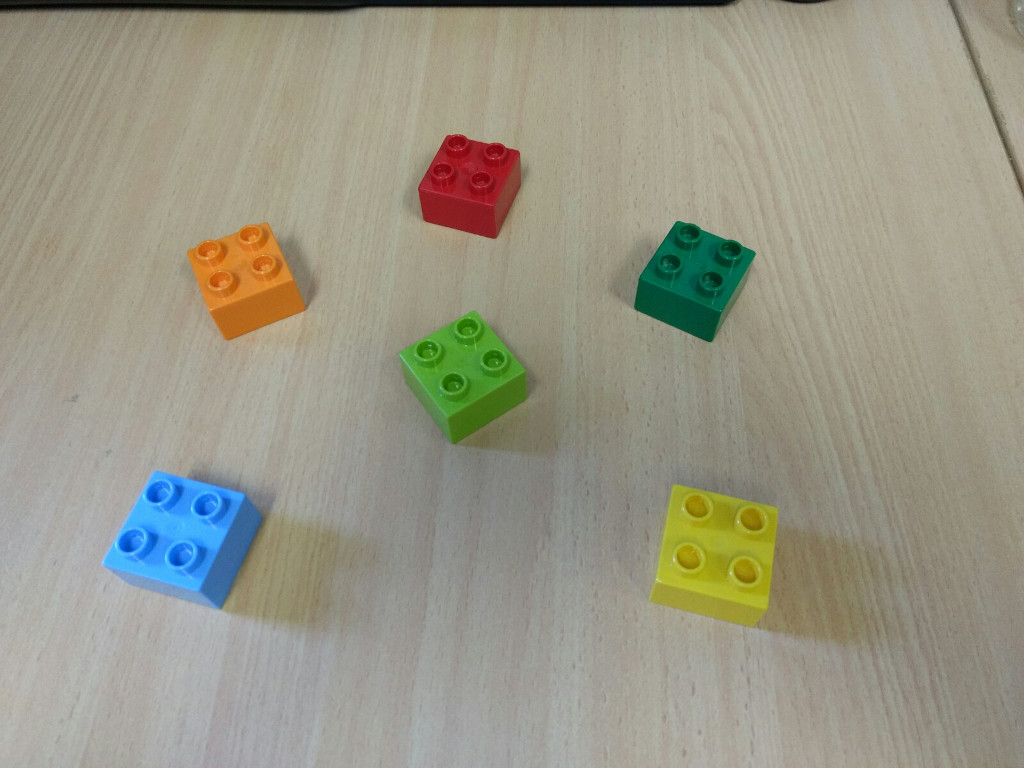
%> input picture AMME4710_Ass1/Submission/legobricks001.jpg, 1024 x 768 px
$ octave makemontage.m   (GNU Octave 9; MATLAB toolbox functions it lacks are replaced by stand-ins)
%> lines starting %> are read from the running program, lines starting %| are printed output that depends on the picture

clear all
close all
clc

lego(:,:,:,1) = imread('legobricks001.jpg');
%> lego is the input picture: size 768x1024x3 uint8; mean R, G, B 153, 150.9, 134.3
lego(:,:,:,2) = imread('legobricks002.jpg');
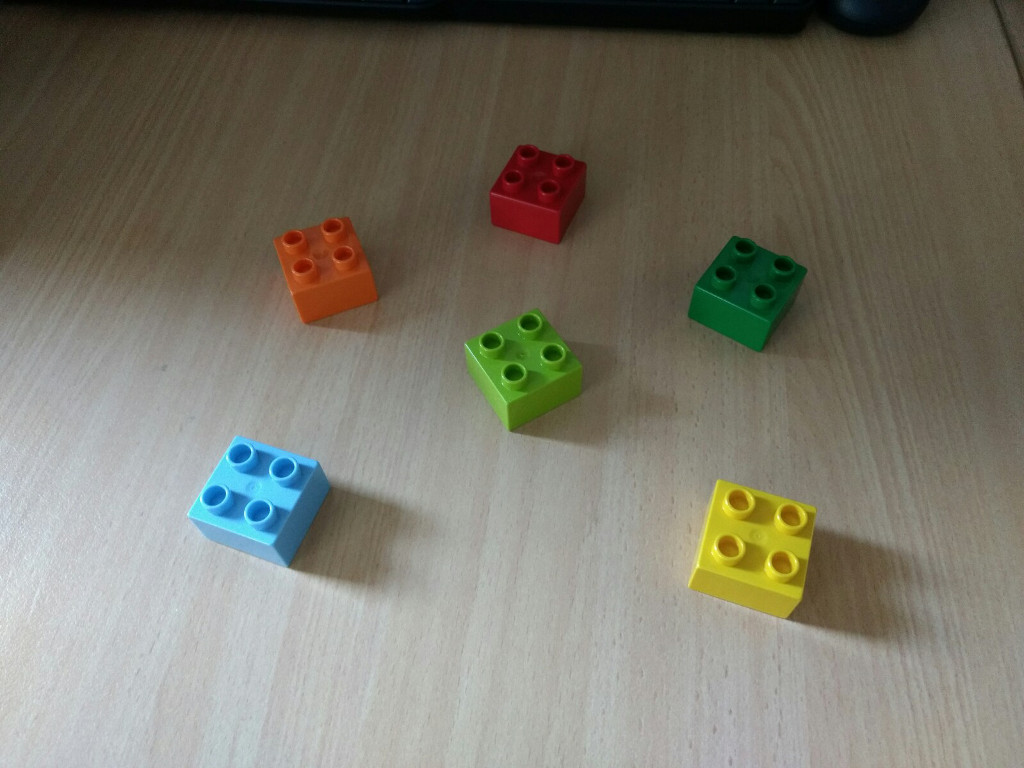
%> input picture AMME4710_Ass1/Submission/legobricks002.jpg, 1024 x 768 px
lego(:,:,:,3) = imread('legobricks003.jpg');
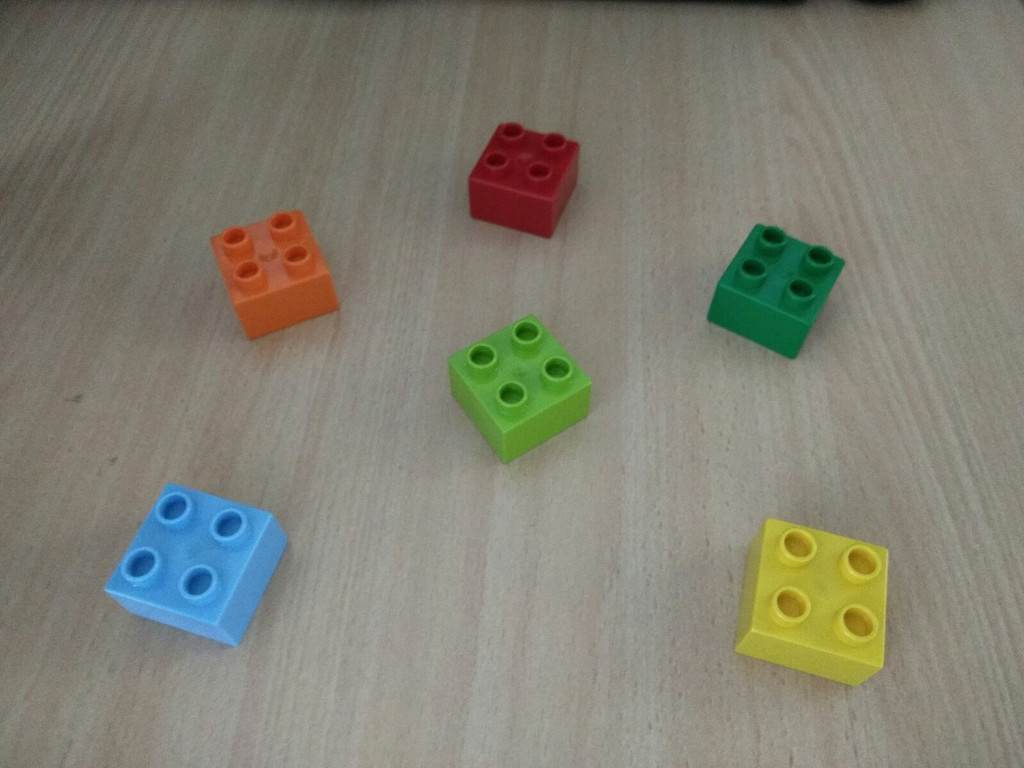
%> input picture AMME4710_Ass1/Submission/legobricks003.jpg, 1024 x 768 px
lego(:,:,:,4) = imread('legobricks004.jpg');
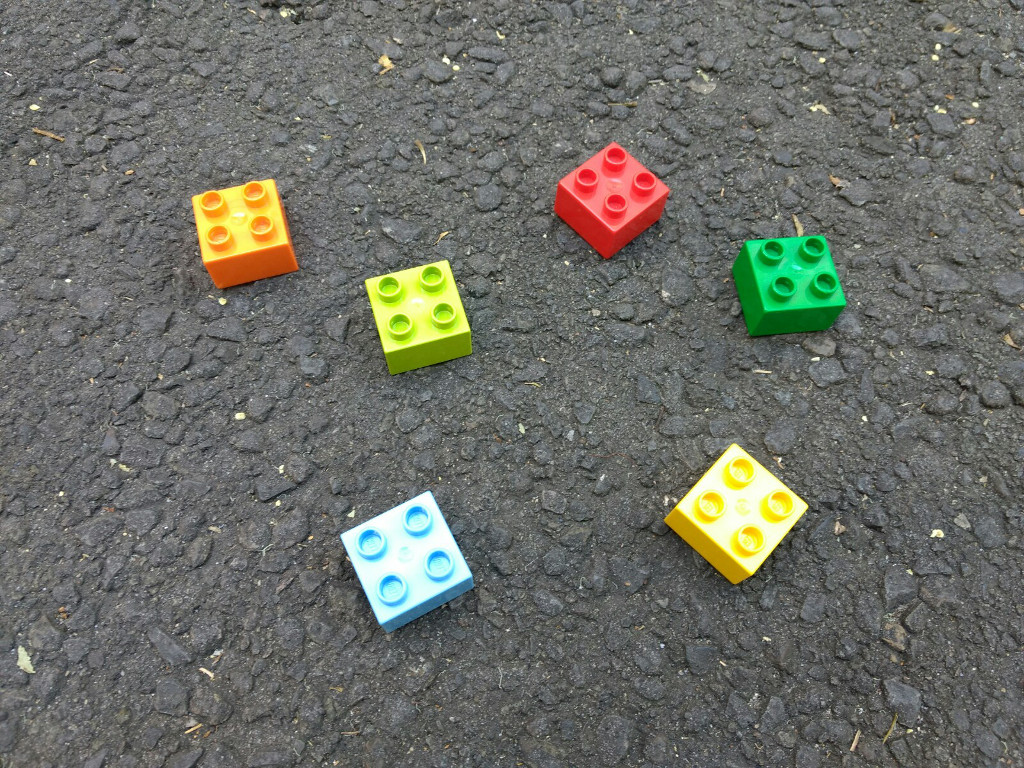
%> input picture AMME4710_Ass1/Submission/legobricks004.jpg, 1024 x 768 px
lego(:,:,:,5) = imread('legobricks005.jpg');
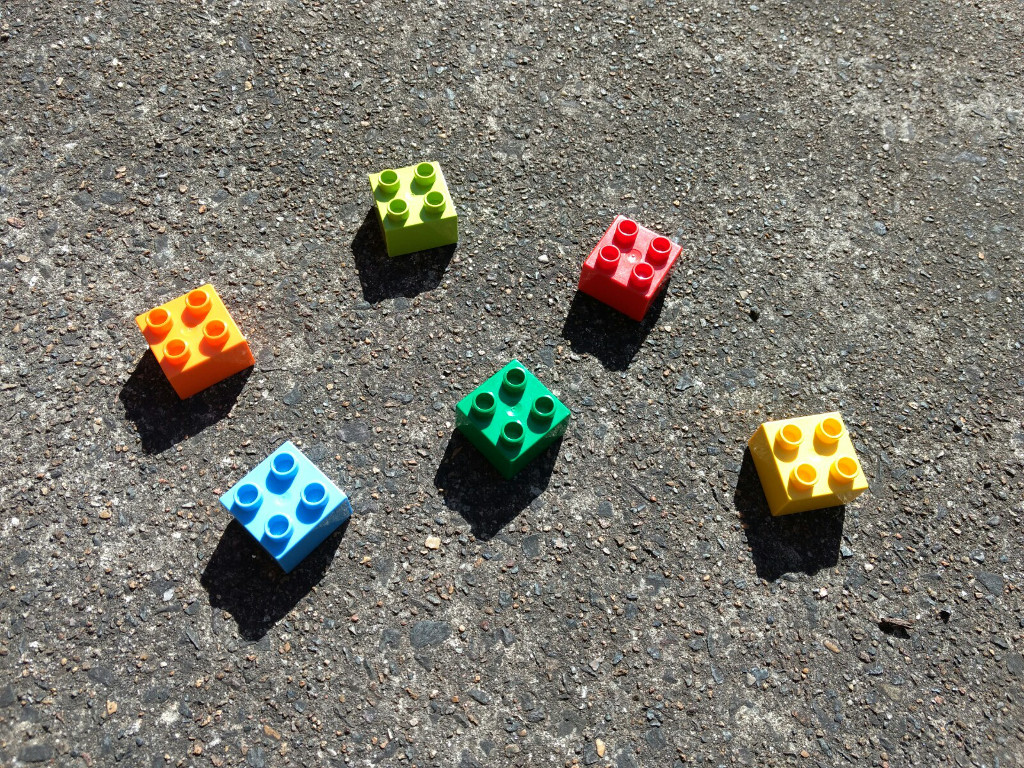
%> input picture AMME4710_Ass1/Submission/legobricks005.jpg, 1024 x 768 px
lego(:,:,:,6) = imread('legobricks006.jpg');
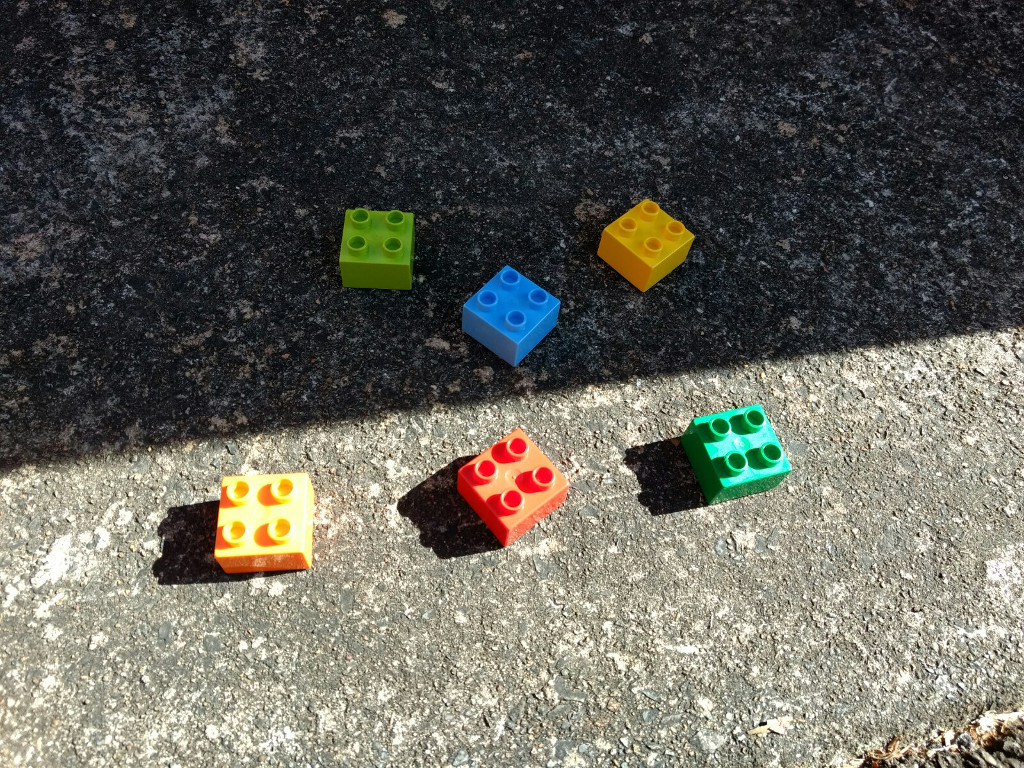
%> input picture AMME4710_Ass1/Submission/legobricks006.jpg, 1024 x 768 px
%> (the run ends here)
